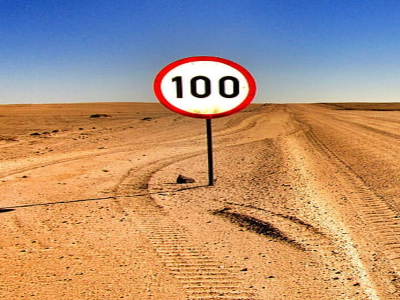
#> input picture imageA.png, 400 x 300 px
$ python image_stitching.py
#> lines starting #> are read from the running program, lines starting #| are printed output that depends on the picture
import cv2 as cv
import numpy as np
import matplotlib.pyplot as plt


imgA = cv.imread("imageA.png")
#> imgA is the input picture: shape (300, 400, 3); mean B, G, R 120.7, 145.8, 179.1
imgB = cv.imread("imageB.png")
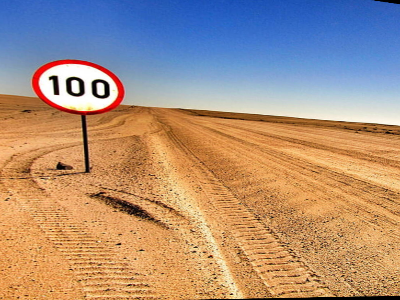
#> input picture imageB.png, 400 x 300 px
#> imgB is the input picture: shape (300, 400, 3); mean B, G, R 125.8, 144.8, 171.5


#Using ORB to get the features from the images

orb = cv.ORB_create(nfeatures=1000)


key_ptA, des1 = orb.detectAndCompute(imgA, None)
#> key_ptA = 906 keypoints; strongest (x, y, size): (199, 81, 53.6), (228, 81, 53.6), (228, 92, 53.6), (200, 92, 53.6)
key_ptB, des2 = orb.detectAndCompute(imgB, None)
#> key_ptB = 842 keypoints; strongest (x, y, size): (101, 94, 37.2), (73, 80, 37.2), (98, 83, 37.2), (75, 82, 44.6)

des1 = np.float32(des1)
des2 = np.float32(des2)

# Using FLANN algorithm and KNN matching to findout the matching features in both the images
FLANN_INDEX_KDTREE = 1
index_params = dict(algorithm = FLANN_INDEX_KDTREE, trees = 5)
search_params = dict(checks=50)
flann = cv.FlannBasedMatcher(index_params,search_params)
matches = flann.knnMatch(des1,des2,k=2)
#> matches = 906 matches

# Need to draw only good matches, so create a mask
matchesMask = [[0,0] for i in range(len(matches))]
#> matchesMask = 906 pairs, first value 0 to 0, second value 0 to 0

for i,(m,n) in enumerate(matches):
    if m.distance < 0.7*n.distance:
        matchesMask[i]=[1,0]
#> after the loop, matchesMask = 906 pairs, first value 0 to 1, second value 0 to 0
draw_params = dict(matchColor = (0,255,0),
                   singlePointColor = (255,0,0),
                   matchesMask = matchesMask,
                   flags = cv.DrawMatchesFlags_DEFAULT)
#> draw_params = 4 items
line_features = cv.drawMatchesKnn(imgA,key_ptA,imgB,key_ptB,matches,None)
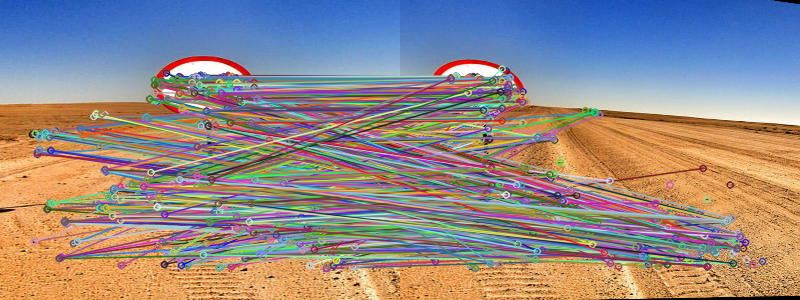
#> line_features: shape (300, 800, 3); mean B, G, R 135.5, 137.5, 148.6

src_pts = np.array([key_ptA[m[0].queryIdx].pt for m in matches])
#> src_pts = 906 pairs, first value 32 to 356, second value 72.58 to 268
dst_pts = np.array([key_ptB[m[0].trainIdx].pt for m in matches])
#> dst_pts = 906 pairs, first value 40 to 345, second value 76.32 to 266

#finding homography and warping the images

H, __ = cv.findHomography(dst_pts, src_pts, cv.RANSAC, 4.0)
#> H = [[0.995, -0.0298, 121.2], [-0.134, 1.13, -3.8], [-0.000475, 2.29e-05, 1]]

w, h,_ = imgA.shape
#> w = 300; h = 400

# print(imgA.shape)

imgB_corners = np.array([[0, 0, 1], [0, w, 1], [h, w, 1], [h, 0, 1]])
warped_corners = H @ imgB_corners.T
#> warped_corners = [[121.2, 112.3, 510.1, 519.1], [-3.8, 334.4, 280.8, -57.39], [1, 1.01, 0.817, 0.81]]


warped_corners = np.int0(np.round(warped_corners/warped_corners[2]))
#> warped_corners = [[121, 111, 624, 641], [-4, 332, 344, -71], [1, 1, 1, 1]]

# print(warped_corners)
h2 = warped_corners[0, -1]
#> h2 = 641
# print(h2)
warped_image = cv.warpPerspective(imgB, H, (h2, w))
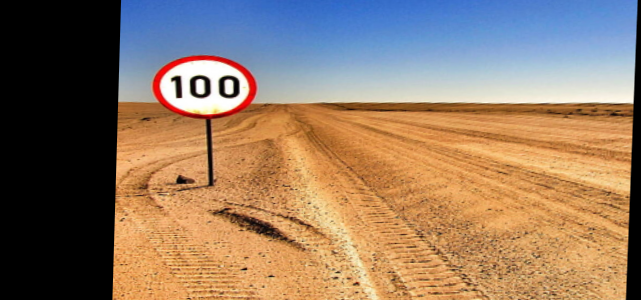
#> warped_image: shape (300, 641, 3); mean B, G, R 99.9, 121, 146.1

imgres = np.zeros((w, h2, 3), np.uint8)
imgres[:, :h , :] = imgA
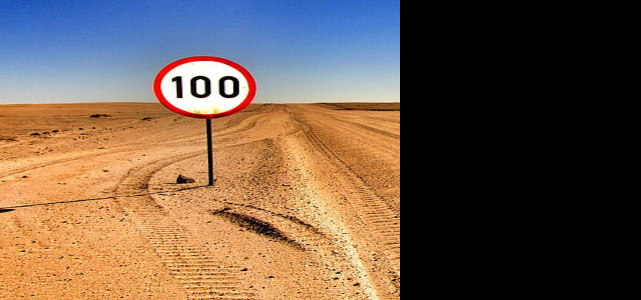
#> imgres: shape (300, 641, 3); mean B, G, R 75.3, 91, 111.8

cv.fillPoly(imgres, [warped_corners[:2, :].T], 0)
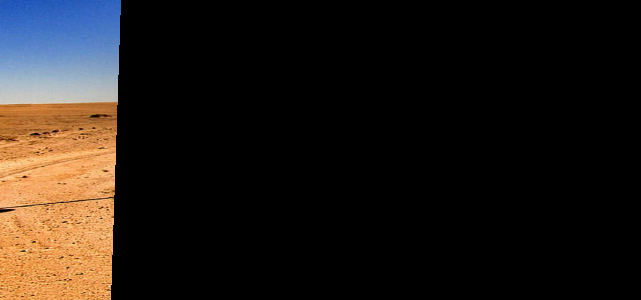
#> imgres: shape (300, 641, 3); mean B, G, R 22.1, 26.6, 32.8
print(warped_corners)
#| [[121 111 624 641]
#|  [ -4 332 344 -71]
#|  [  1   1   1   1]]

res = warped_image + imgres
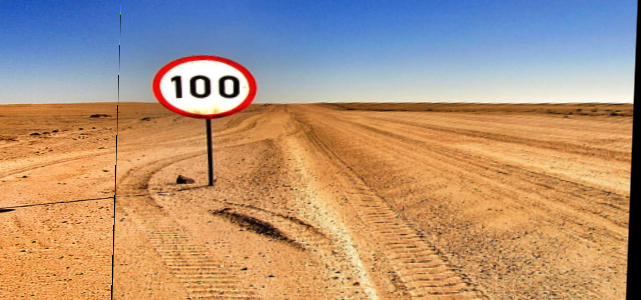
#> res: shape (300, 641, 3); mean B, G, R 122, 147.6, 178.8

#using the median blur function to reduce the line-like noise

blur = cv.medianBlur(res, ksize = 5)
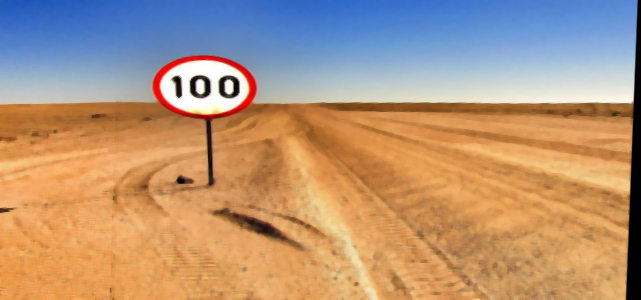
#> blur: shape (300, 641, 3); mean B, G, R 122.7, 148.8, 180.6
cv.imshow('line features', line_features)
cv.imshow('imperfect stitch', res)
cv.imshow('Stitch', blur)
cv.waitKey(0)
